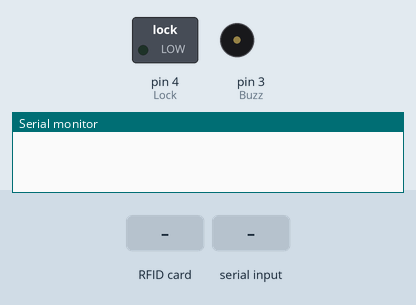
Recording of a sketch running on a simulated Arduino Uno, built with avr-gcc and run on an emulated ATmega328P. On the bench: switched loads named in the sketch (green lamp = pin HIGH), buzzer (waves = sounding, pin HIGH), the last lines printed to the serial monitor. The inputs (shaded band) are chosen by the test bench. EEPROM starts erased; pins used as bus, display or sensor lines are not drawn.

Above: at 1.2 s.
1.3 s: RFID card 5E 7A 19 C4 held to the reader
At 1.55 s:
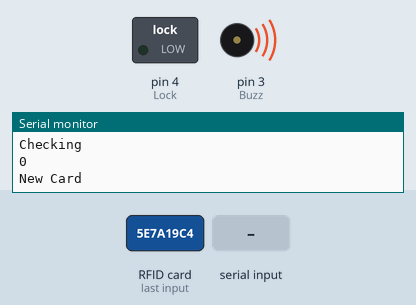
3.3 s: "R" received over Serial
4.8 s: "S" received over Serial
Timing chart, 0 to 7.8 s (numbered marks = the images above; inputs shaded):
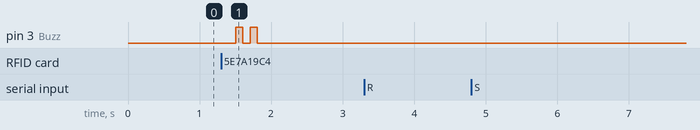

The sketch:

masterfile.ino
```cpp
#include <RFID.h>
#include <EEPROM.h>
#define SS_PIN 10
#define RST_PIN 9
#define Buzz 3
#define Lock 4
RFID rfid(SS_PIN, RST_PIN);
// Card Function
int CardNumber1(int sernum0, int sernum1, int sernum2, int sernum3, int sernum4, char comm);
int CardNumber2(int sernum0, int sernum1, int sernum2, int sernum3, int sernum4, char comm);
int CardNumber3(int sernum0, int sernum1, int sernum2, int sernum3, int sernum4, char comm);
int CardCheck(int sernum0, int sernum1, int sernum2, int sernum3, int sernum4);
// Card availability address
int Card1 = 1;
int Card2 = 2;
int Card3 = 3;
// buzz function
int buzzer(int times, int gap);
void setup(){
Serial.begin(9600);
SPI.begin();
rfid.init();
pinMode(Buzz, OUTPUT);
pinMode(Lock, OUTPUT);
digitalWrite(Buzz, LOW);
}
void loop(){
int temp;
if (rfid.isCard()) {
  if (rfid.readCardSerial()) {
  Serial.println("Card Detected");
  Serial.println("Checking");
  temp = CardCheck(rfid.serNum[0], rfid.serNum[1], rfid.serNum[2], rfid.serNum[3], rfid.serNum[4]);
  Serial.println(temp);
  delay(200);
  if(temp == 0){
    Serial.println("New Card");
    buzzer(2, 100);
    if(EEPROM.read(Card1) == 0){
      CardNumber1(rfid.serNum[0], rfid.serNum[1], rfid.serNum[2], rfid.serNum[3], rfid.serNum[4], 'W');
      EEPROM.write(Card1, 1);
      Serial.println("Registered in slot1.");
      }
    else if(EEPROM.read(Card2) == 0){
      CardNumber2(rfid.serNum[0], rfid.serNum[1], rfid.serNum[2], rfid.serNum[3], rfid.serNum[4], 'W');
      EEPROM.write(Card2, 1);
      Serial.println("Registered in slot2.");
      }
    else if(EEPROM.read(Card3) == 0){
      CardNumber3(rfid.serNum[0], rfid.serNum[1], rfid.serNum[2], rfid.serNum[3], rfid.serNum[4], 'W');
      EEPROM.write(Card3, 1);
      Serial.println("Registered in slot3.");
      }
    else Serial.println("Limit reached.");
    }
   else if(temp == 1){
      Serial.println("Key card is valid.");
      buzzer(1, 300);
      digitalWrite(Lock, HIGH);
      delay(5000);
      digitalWrite(Lock, LOW);
    }
  }
}
rfid.halt();
//Serial Reset
if(Serial.available()){
  char command;
  int i;
  command = Serial.read();
  if(command == 'R'){
    EEPROM.write(Card1, 0);
    EEPROM.write(Card2, 0);
    EEPROM.write(Card3, 0);
    for(i=10;i<15;i++){
      EEPROM.write(i, 0);
      }
    for(i=20;i<25;i++){
      EEPROM.write(i, 0);
      }
    for(i=30;i<35;i++){
      EEPROM.write(i, 0);
      }
    Serial.println("Key card cleaned.");
    }
  if(command == 'S'){
    Serial.println(EEPROM.read(Card1));
    Serial.println(EEPROM.read(Card2));
    Serial.println(EEPROM.read(Card3));
    for(i=10;i<15;i++){
      Serial.print(EEPROM.read(i), HEX);
      Serial.print(" ");
      }
    Serial.println(" ");
    for(i=20;i<25;i++){
      Serial.print(EEPROM.read(i), HEX);
      Serial.print(" ");
      }
    Serial.println(" ");
    for(i=30;i<35;i++){
      Serial.print(EEPROM.read(i), HEX);
      Serial.print(" ");
      }
    Serial.println(" ");
    }
  }
}
int CardNumber1(int sernum0, int sernum1, int sernum2, int sernum3, int sernum4, char comm){
  int start_address = 10;
  if(sernum0 == EEPROM.read(10) && sernum1 == EEPROM.read(11) && sernum2 == EEPROM.read(12) && sernum3 == EEPROM.read(13) && sernum4 == EEPROM.read(14) && comm == 'C'){
    return 1;
    }
  else if(comm == 'W'){
    EEPROM.write(10, sernum0);
    EEPROM.write(11, sernum1);
    EEPROM.write(12, sernum2);
    EEPROM.write(13, sernum3);
    EEPROM.write(14, sernum4);
    }
  else return 0;
  }
int CardNumber2(int sernum0, int sernum1, int sernum2, int sernum3, int sernum4, char comm){
  int start_address = 20;
  if(sernum0 == EEPROM.read(20) && sernum1 == EEPROM.read(21) && sernum2 == EEPROM.read(22) && sernum3 == EEPROM.read(23) && sernum4 == EEPROM.read(24) && comm == 'C'){
    return 1;
    }
  else if(comm == 'W'){
    EEPROM.write(20, sernum0);
    EEPROM.write(21, sernum1);
    EEPROM.write(22, sernum2);
    EEPROM.write(23, sernum3);
    EEPROM.write(24, sernum4);
    }
  else return 0;
  }
int CardNumber3(int sernum0, int sernum1, int sernum2, int sernum3, int sernum4, char comm){
  int start_address = 30;
  if(sernum0 == EEPROM.read(30) && sernum1 == EEPROM.read(31) && sernum2 == EEPROM.read(32) && sernum3 == EEPROM.read(33) && sernum4 == EEPROM.read(34) && comm == 'C'){
    return 1;
    }
  else if(comm == 'W'){
    EEPROM.write(30, sernum0);
    EEPROM.write(31, sernum1);
    EEPROM.write(32, sernum2);
    EEPROM.write(33, sernum3);
    EEPROM.write(34, sernum4);
    }
  else return 0;
  }
int CardCheck(int sernum0, int sernum1, int sernum2, int sernum3, int sernum4){
  int temp1, temp2, temp3;
  temp1 = CardNumber1(sernum0, sernum1, sernum2, sernum3, sernum4, 'C');
  temp2 = CardNumber2(sernum0, sernum1, sernum2, sernum3, sernum4, 'C');
  temp3 = CardNumber3(sernum0, sernum1, sernum2, sernum3, sernum4, 'C');
  if(temp1 == 1 || temp2 == 1 || temp3 == 1){
    return 1;
    }
  else return 0;
  }
int buzzer(int times, int gap){
  int i;
  for(i=0;i<times;i++){
    digitalWrite(Buzz, HIGH);
    delay(gap);
    digitalWrite(Buzz, LOW);
    delay(gap);
    }
  }
```

Measured:
- after the input at 1.3 s, pin 3 (Buzz): alternates HIGH for 0.10 s and LOW for 0.10 s, 4 changes in all, then stays LOW, starting after 0.21 s
